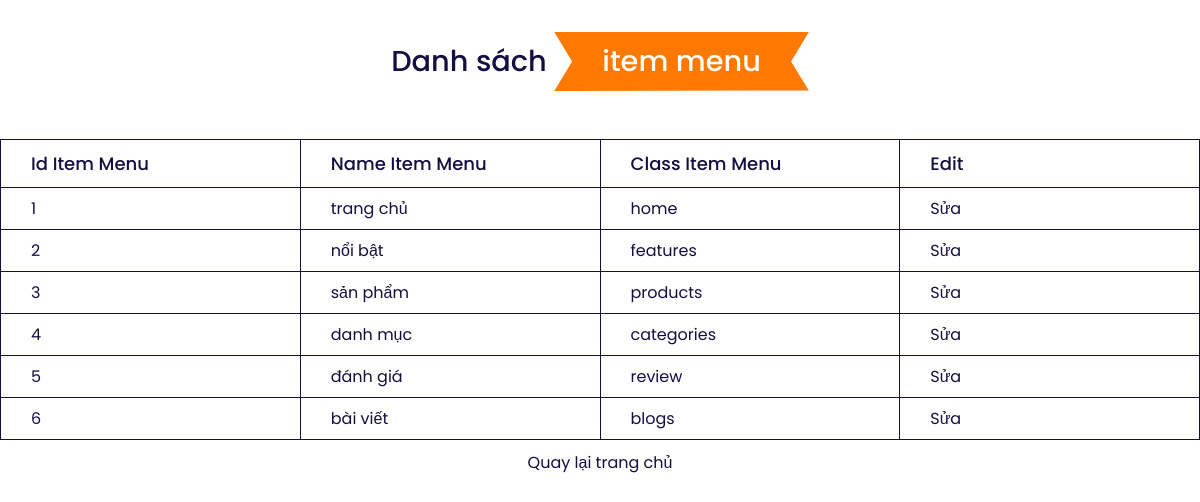
The app's page /list-item-menu.php with its own data.
### tables this page shows
CREATE TABLE `tbl_menu` (
  `id_item_menu` int(11) NOT NULL,
  `name_item_menu` varchar(255) NOT NULL,
  `class_item_menu` varchar(255) NOT NULL
);

### list-item-menu.php (the view, shortened to what this page needs)
<!DOCTYPE html>
<html lang="en">
<head>
    <link rel="stylesheet" href="assets/css/list-products.css" />
    <link
    href="https://unpkg.com/boxicons@2.0.9/css/boxicons.min.css"
    rel="stylesheet"
  />
</head>
<body>
    <?php require_once "connect.php"; ?>
    <section class="home-content">
      <h1 class="heading">Danh sách <span>item menu</span></h1>
      <div class="list-products">
        <div style="overflow-x: auto">
            <table>
                <thead>
                  <tr>
                    <th>Id Item Menu</th>
                    <th>Name Item Menu</th>
                    <th>Class Item Menu </th>
                    <th>Edit </th>
                  </tr>
                </thead>
                <tbody>
                    <?php
                      $sql_item_menu = mysqli_query($conn,"SELECT * FROM tbl_menu Order By id_item_menu ASC");
                      while($row_item_menu = mysqli_fetch_assoc($sql_item_menu)){
                    ?>
                    <tr>
                        <td><?php echo $row_item_menu['id_item_menu'] ?></td>
                        <td><?php echo $row_item_menu['name_item_menu'] ?></td>
                        <td><?php echo $row_item_menu['class_item_menu'] ?></td>
                        <td>
                        <a href="edit-menu-web.php?id=<?php echo  $row_item_menu['id_item_menu']; ?>">Sửa</a>
                        </td>
                    </tr>
                    <?php
                       }
                    ?>
                </tbody>
            </table>
        </div>
    </section>
    <a class="back" href="admin.php"> Quay lại trang chủ</a>
</body>
</html>

### assets/css/list-products.css (style rules this page uses)
:root { --orange: #ff7800; --black: #130f40; --light-color: #666; --box-shadow: 0 0.5rem 1.5rem rgba(0, 0, 0, 0.1); --border: 0.2rem solid rgba(0, 0, 0, 0.1); --outline: 0.1rem solid rgba(0, 0, 0, 0.1); --outline-hover: 0.2rem solid var(--black); }
* { margin: 0; padding: 0; box-sizing: border-box; font-family: "Poppins", sans-serif; scroll-behavior: smooth; color: var(--black); }
.heading { text-align: center; padding: 2rem 0; padding-bottom: 3rem; font-size: 1.8rem; font-weight: 500; color: var(--black); }
.heading span { background: var(--orange); color: #fff; display: inline-block; padding: 0.5rem 3rem; clip-path: polygon(100% 0, 93% 50%, 100% 99%, 0% 100%, 7% 50%, 0% 0%); }
table { border-collapse: collapse; border-spacing: 0; width: 100vw; border: 1px solid var(--black); }
th { text-align: left; border: 1px solid var(--black); padding-left: 30px; padding-top: 10px; padding-bottom: 10px; font-size: 18px; font-weight: 500; text-transform: capitalize; }
td { border: 1px solid var(--black); text-align: left; padding: 8px; padding-left: 30px; overflow: hidden; width: 200px; }
td a { color: var(--black); text-decoration: none; }
.back { display: flex; justify-content: center; text-decoration: none; padding: 10px; color: var(--black); }

### records on screen
tbl_menu: id_item_menu "1", name_item_menu "trang chủ", class_item_menu "home"
tbl_menu: id_item_menu "2", name_item_menu "nổi bật", class_item_menu "features"
tbl_menu: id_item_menu "3", name_item_menu "sản phẩm", class_item_menu "products"
tbl_menu: id_item_menu "4", name_item_menu "danh mục", class_item_menu "categories"
tbl_menu: id_item_menu "5", name_item_menu "đánh giá", class_item_menu "review"
tbl_menu: id_item_menu "6", name_item_menu "bài viết", class_item_menu "blogs"
